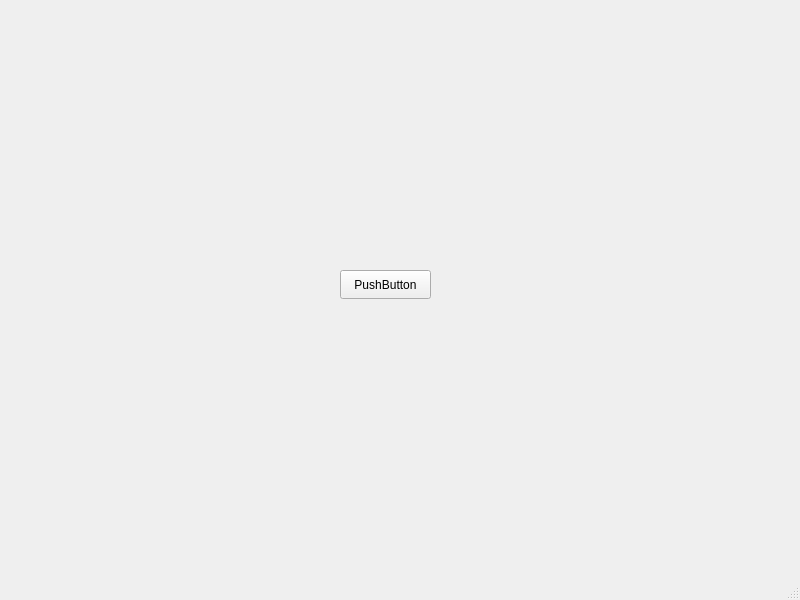
<?xml version="1.0" encoding="UTF-8"?>
<ui version="4.0">
 <class>MainWindow</class>
 <widget class="QMainWindow" name="MainWindow">
  <property name="geometry">
   <rect>
    <x>0</x>
    <y>0</y>
    <width>800</width>
    <height>600</height>
   </rect>
  </property>
  <property name="windowTitle">
   <string>MainWindow</string>
  </property>
  <widget class="QWidget" name="centralwidget">
   <widget class="QPushButton" name="pushButton">
    <property name="geometry">
     <rect>
      <x>340</x>
      <y>270</y>
      <width>91</width>
      <height>29</height>
     </rect>
    </property>
    <property name="text">
     <string>PushButton</string>
    </property>
   </widget>
  </widget>
  <widget class="QMenuBar" name="menubar">
   <property name="geometry">
    <rect>
     <x>0</x>
     <y>0</y>
     <width>800</width>
     <height>26</height>
    </rect>
   </property>
  </widget>
  <widget class="QStatusBar" name="statusbar"/>
 </widget>
 <resources/>
 <connections/>
</ui>
